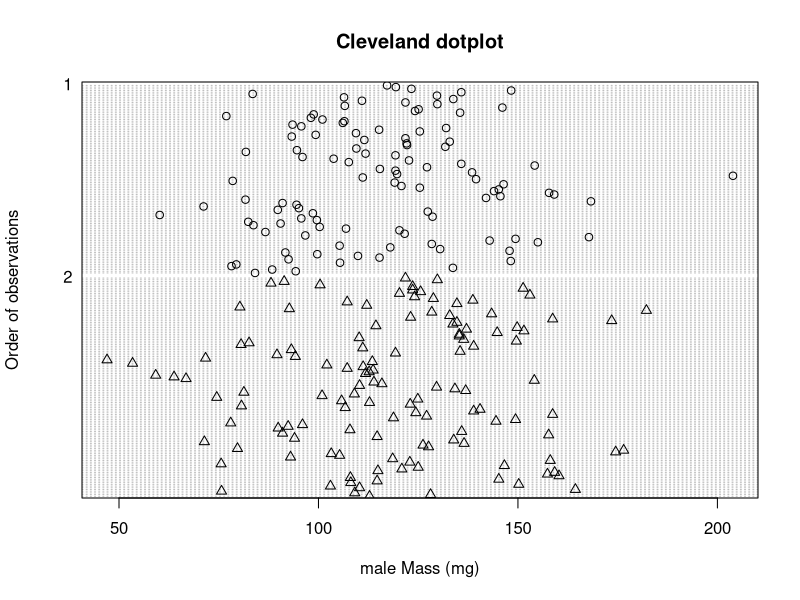
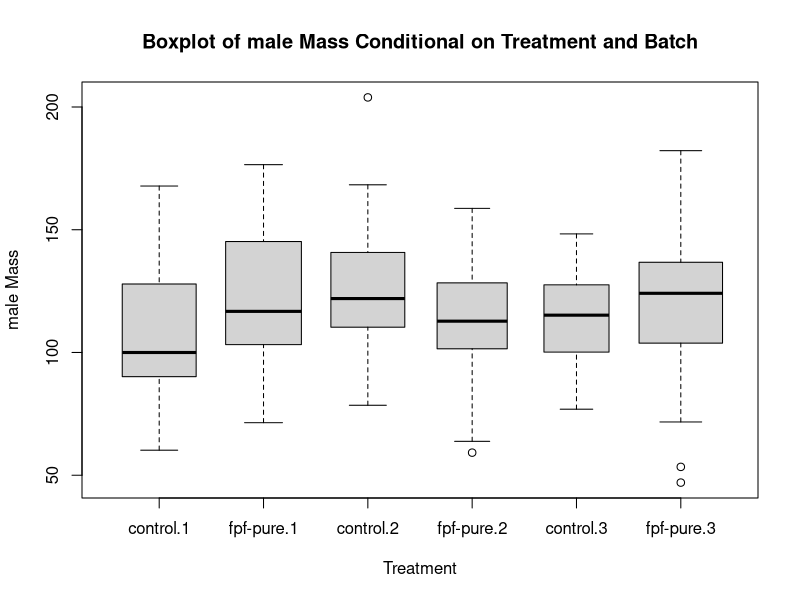
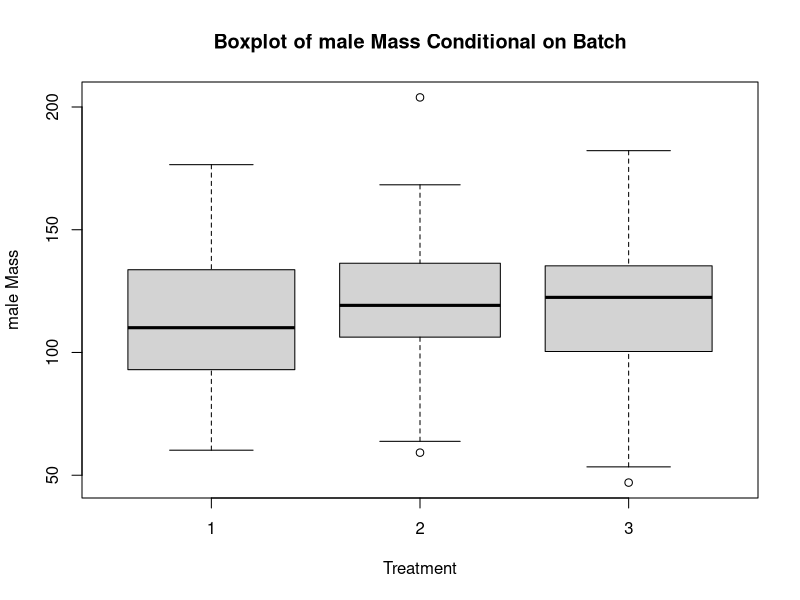
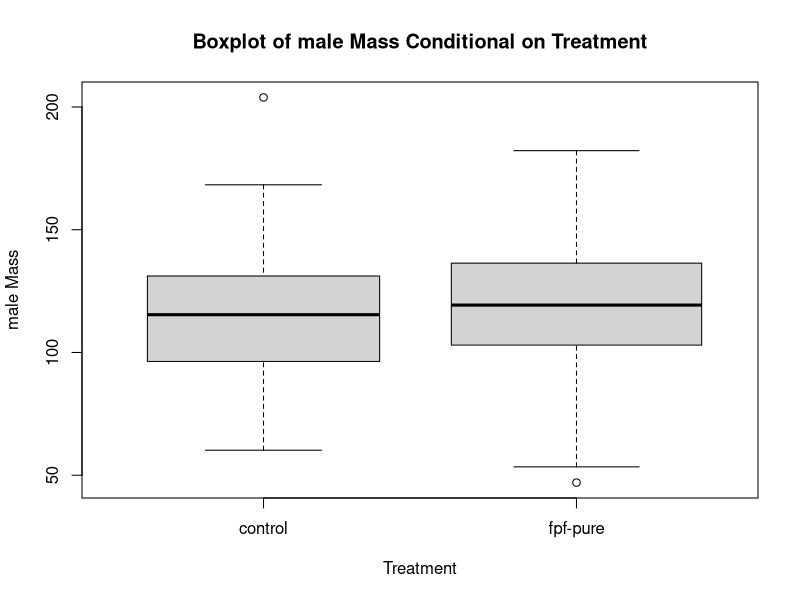
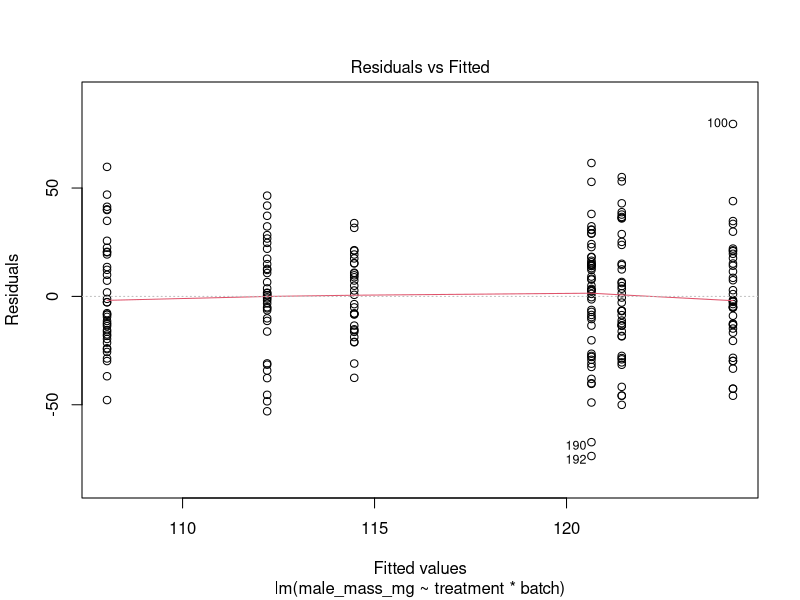
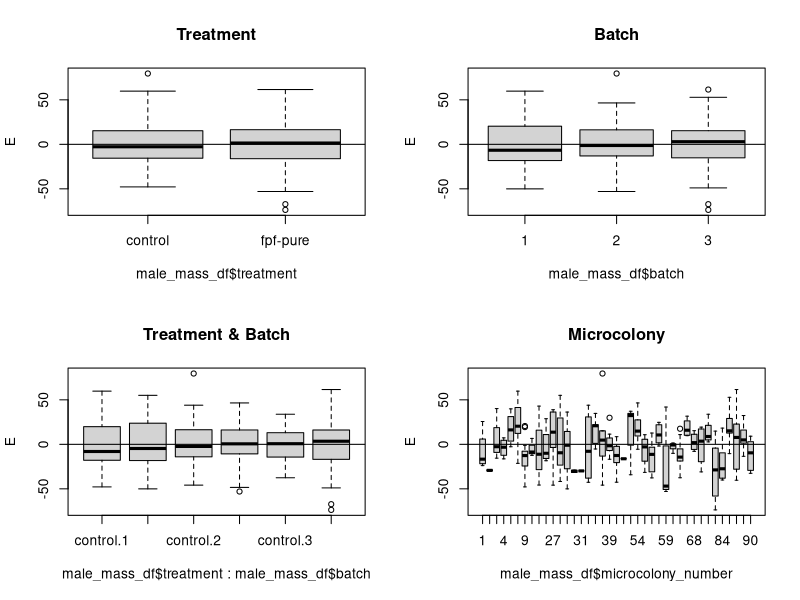
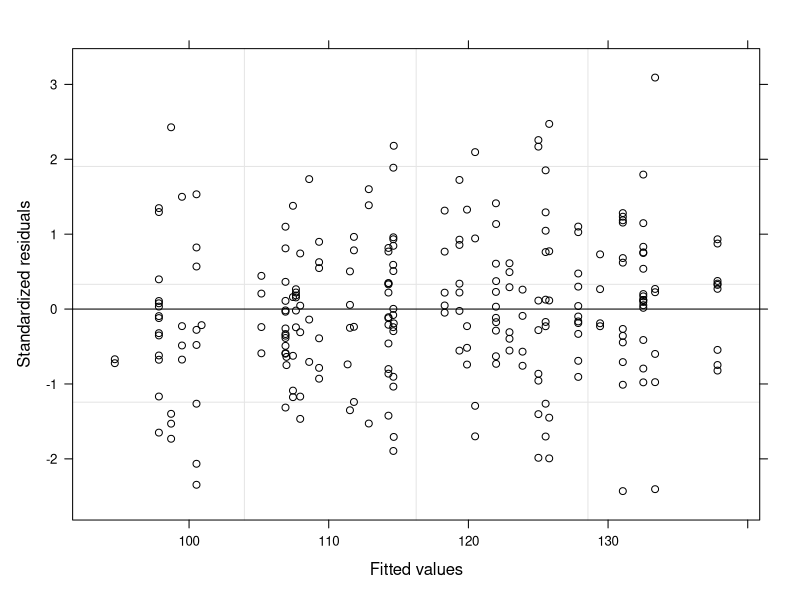
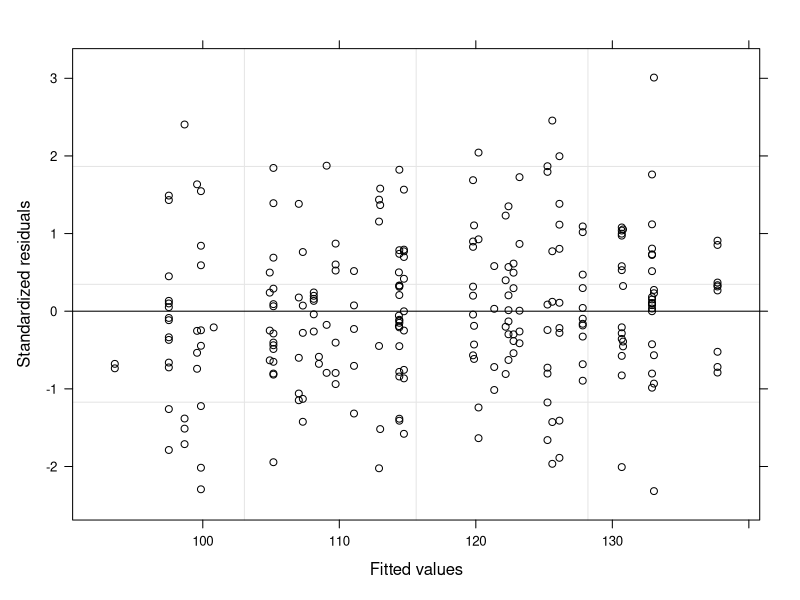

Write R code to recreate these figures, in order.
## ---- chunk 1
knitr::opts_chunk$set(echo = FALSE, message = FALSE, warning = FALSE)
## ---- chunk 2
library(tidyverse)
## ---- chunk 3
male_mass_df <- read.csv("input/male_mass.csv")

male_mass_df$male_number <- as.numeric(male_mass_df$male_number)

male_mass_df$microcolony_number <- as.factor(male_mass_df$microcolony_number)

male_mass_df$batch <- as.factor(male_mass_df$batch)

male_mass_df$colony_number <- as.factor(male_mass_df$colony_number)

male_mass_df$treatment <- as.factor(male_mass_df$treatment)

male_mass_df$dry_mass_g <- as.numeric(male_mass_df$dry_mass_g)
## ---- chunk 4
male_mass_df$dry_mass_g <- male_mass_df$dry_mass_g * 1000

colnames(male_mass_df) [6] <- "male_mass_mg"
## ---- chunk 5
# Cleveland Dot Plot. First make column with 1 and 2 that correspond to Treatment levels

male_mass_df$clevelandcode <- factor(
ifelse(male_mass_df$treatment == "control",
1,
2))

male_mass_df$clevelandcode <- as.numeric(male_mass_df$clevelandcode)

dotchart(male_mass_df$male_mass_mg,
         groups = factor(male_mass_df$clevelandcode),
         ylab = "Order of observations",
         xlab = "male Mass (mg)", main = "Cleveland dotplot", pch = male_mass_df$clevelandcode)

boxplot(male_mass_mg ~ treatment * batch,
        varwidth = TRUE, xlab = "Treatment",
        main = "Boxplot of male Mass Conditional on Treatment and Batch", 
        ylab = "male Mass", data = male_mass_df)

boxplot(male_mass_mg ~ batch,
        varwidth = TRUE, xlab = "Treatment",
        main = "Boxplot of male Mass Conditional on Batch", 
        ylab = "male Mass", data = male_mass_df)

boxplot(male_mass_mg ~ treatment,
        varwidth = TRUE, xlab = "Treatment",
        main = "Boxplot of male Mass Conditional on Treatment", 
        ylab = "male Mass", data = male_mass_df)
## ---- chunk 6
M.lm <- lm(male_mass_mg ~ treatment * batch,
           data = male_mass_df)

drop1(M.lm, test = "F")

# and the residuals vs fitted
plot(M.lm, which = c (1))
## ---- chunk 7
library(nlme)
M1.gls <- gls(male_mass_mg ~ treatment * batch,
           data = male_mass_df)

E <- resid(M1.gls)

op <- par(mfrow = c(2, 2))

boxplot(E ~ male_mass_df$treatment, main = "Treatment")
abline(0, 0)

boxplot(E ~ male_mass_df$batch, main = "Batch")
abline(0, 0)

boxplot(E ~ male_mass_df$treatment * male_mass_df$batch, main = "Treatment & Batch")
abline(0, 0)

boxplot(E ~ male_mass_df$microcolony_number, main = "Microcolony")
abline(0, 0)
## ---- chunk 8
# start with random intercept
M1.lme <- lme(male_mass_mg ~ treatment * batch,
              data = male_mass_df,
              random = ~ 1 | colony_number/microcolony_number, method = "REML")

AIC(M1.lme, M1.gls)
anova(M1.gls, M1.lme)

# large improvement. Add varIdent
M2.lme <- lme(male_mass_mg ~ treatment * batch,
              data = male_mass_df,
              weights = varIdent(form = ~ 1 | treatment * batch),
              random = ~ 1 | colony_number/microcolony_number, method = "REML")

anova(M1.lme, M2.lme)

# small improvement

# plot the standardised residuals versus fitted values
plot(M1.lme, col = 1) 
plot(M2.lme, col = 1) 

E1 <- resid(M1.lme, type = "normalized")
boxplot(E1 ~ male_mass_df$treatment * male_mass_df$batch, main = "Treatment & Batch")
abline(0, 0)

E2 <- resid(M2.lme, type = "normalized")
boxplot(E2 ~ male_mass_df$treatment * male_mass_df$batch, main = "Treatment & Batch")
abline(0, 0)
## ---- chunk 9
# redefine with ML
# I realise there is a naming issue here. M2.lme has become M1.lme. It has no effect on the analysis though. 
M1.lme <- lme(male_mass_mg ~ treatment * batch,
              data = male_mass_df,
              weights = varIdent(form = ~ 1 | treatment * batch),
              random = ~ 1 | colony_number/microcolony_number, method = "ML")

# drop interaction term
M1.lmeA <- update(M1.lme, .~. -batch:treatment)

anova(M1.lme, M1.lmeA)

# dropped interaction term

# drop batch
M1.lmeB <- update(M1.lmeA, .~. -batch)

anova(M1.lmeA, M1.lmeB)

# drop treatment 
M1.lmeC <- update(M1.lmeA, .~. -treatment)

anova(M1.lmeA, M1.lmeC)

# refit final model with REML
M1.lmeA <- update(M1.lmeA, method = "REML")

summary(M1.lmeA)
## ---- chunk 10
# looks fine
plot(M1.lmeA , which = c (1))
## ---- chunk 11
M1.lmeA <- lme(male_mass_mg ~ treatment + batch,
              data = male_mass_df,
              weights = varIdent(form = ~ 1 | treatment * batch),
              random = ~ 1 | colony_number/microcolony_number, method = "REML")

# summary(M1.lmeA)

newdat <- expand.grid(treatment=levels(male_mass_df$treatment),
                      batch=levels(male_mass_df$batch),
                      colony_number = "1",
                      microcolony_number = "1")

newdat$pred <- predict(M1.lmeA, newdat, level = 0)

Designmat <- model.matrix(eval(eval(M1.lmeA$call$fixed)[-2]), newdat[-3])

predvar <- diag(Designmat %*% M1.lmeA$varFix %*% t(Designmat))

newdat$SE <- sqrt(predvar)

newdat$ci_lower <- newdat$pred - (1.96 * newdat$SE) # 1.96 or qt(1 - (0.05 / 2), n - 1)?

newdat$ci_higher <- newdat$pred + (1.96 * newdat$SE) # 1.96 or qt(1 - (0.05 / 2), n - 1)?
## ---- chunk 12
batch_one_only <- newdat [newdat$batch == "1", ]

# ggplot
p1 <- ggplot(data = batch_one_only, aes(x = treatment, y = pred, colour = as.factor(treatment))) + 
  
  geom_point(position = position_dodge(width = 0.75), size = 3) +
  
  geom_errorbar(aes(x = treatment,
                    ymin = ci_lower,
                    ymax = ci_higher,
                    colour = as.factor(treatment)),
                position = position_dodge(width = 0.75),
                width = 0.05, 
                size = 0.8) +
  
  geom_point(data = male_mass_df,
             aes(x = treatment,
                 y = male_mass_mg,
                 colour = as.factor(treatment)),
             alpha = 0.4,
             position  = position_jitterdodge(),
             show.legend = FALSE) +
  
  theme_bw() +

  labs(y = "Male Mass (mg)", colour = "Treatment") +
    
  # theme(axis.text.x = element_text(angle = 90, vjust = 0.5, hjust=1)) +
    
  ggtitle("Male Mass By Treatment") +
    
  theme(plot.title = element_text(hjust = 0.5), axis.title.x = element_blank()) +
  
  scale_color_manual(values = c("#117733", "#332288"), labels = c("Control", "Flupyradifurone")) +
  
  scale_x_discrete(labels=c("Control", "Flupyradifurone")) +
  
  annotate(geom = "text", x = 2.35, y = 47, label = "bolditalic('p')~bold('= 0.699')", fontface = 2, size = 6, parse = TRUE)


p1

## ---- chunk 13
control_only <- newdat [newdat$treatment == "control", ]

p <- ggplot(data = control_only, aes(x = batch, y = pred, colour = as.factor(batch))) + 
  
  geom_point(position = position_dodge(width = 0.75), size = 3) +
  
  geom_errorbar(aes(x = batch,
                    ymin = ci_lower,
                    ymax = ci_higher,
                    colour = as.factor(batch)),
                position = position_dodge(width = 0.75),
                width = 0.05, 
                size = 0.8) +
  
  geom_point(data = male_mass_df,
             aes(x = batch,
                 y = male_mass_mg,
                 colour = as.factor(batch)),
             alpha = 0.4,
             position  = position_jitterdodge(),
             show.legend = FALSE) +
  
  theme_bw() +

  labs(y = "Bee Mass (mg)", colour = "Batch") +
    
  # theme(axis.text.x = element_text(angle = 90, vjust = 0.5, hjust=1)) +
    
  ggtitle("Bee Mass by Batch") +
    
  theme(plot.title = element_text(hjust = 0.5), axis.title.x = element_blank()) +
  
  scale_color_manual(values = c("#88CCEE", "#CC6677", "#DDCC77")) +

  annotate(geom = "text", x = 3.35, y = 47, label = "bolditalic('p')~bold('= 0.659')", fontface = 2, size = 6, parse = TRUE) +
  
  scale_x_discrete(expand = c(0,0.7))

p
## ---- chunk 14
pdf(file = "./treatment_boxplot.pdf",   # The directory you want to save the file in
  width = 8, # The width of the plot in inches
  height = 6) # The height of the plot in inches

p1

 dev.off()
## ---- chunk 15
pdf(file = "./batch_boxplot.pdf",   # The directory you want to save the file in
  width = 8, # The width of the plot in inches
  height = 6) # The height of the plot in inches

p

 dev.off()
